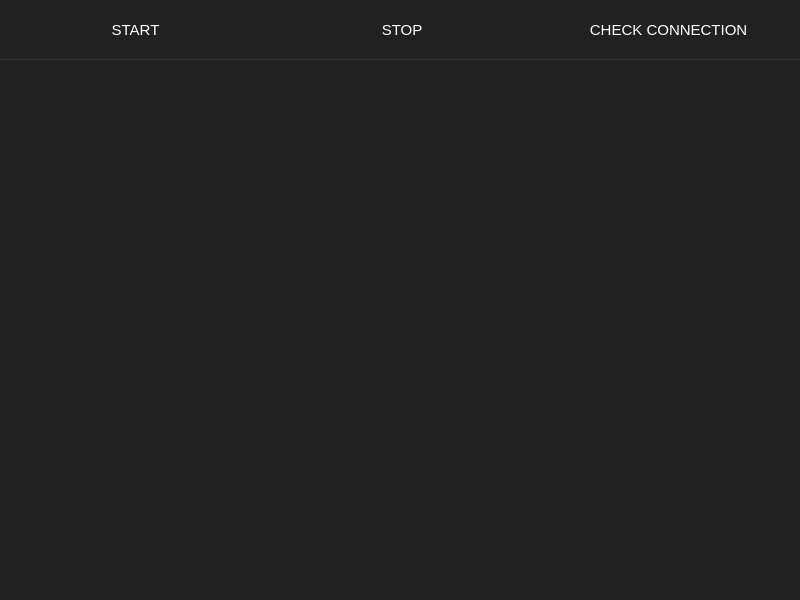
<?xml version="1.0" encoding="UTF-8"?>
<ui version="4.0">
 <class>MainWindow</class>
 <widget class="QMainWindow" name="MainWindow">
  <property name="geometry">
   <rect>
    <x>0</x>
    <y>0</y>
    <width>800</width>
    <height>600</height>
   </rect>
  </property>
  <property name="windowTitle">
   <string>Server</string>
  </property>
  <property name="styleSheet">
   <string notr="true">border: 0;</string>
  </property>
  <widget class="QWidget" name="centralwidget">
   <layout class="QGridLayout" name="gridLayout_2">
    <property name="leftMargin">
     <number>0</number>
    </property>
    <property name="topMargin">
     <number>0</number>
    </property>
    <property name="rightMargin">
     <number>0</number>
    </property>
    <property name="bottomMargin">
     <number>0</number>
    </property>
    <item row="0" column="0">
     <layout class="QGridLayout" name="gridLayout">
      <property name="spacing">
       <number>0</number>
      </property>
      <item row="0" column="0">
       <widget class="QFrame" name="frame">
        <property name="minimumSize">
         <size>
          <width>0</width>
          <height>60</height>
         </size>
        </property>
        <property name="maximumSize">
         <size>
          <width>16777215</width>
          <height>60</height>
         </size>
        </property>
        <property name="styleSheet">
         <string notr="true">#frame {
	border-bottom: 1px solid #333333;
}

QPushButton {
	border: 0;
	background: #212121;
	color: #ffffff;
	/*padding: 25px;*/
	height: 60px;
}

QPushButton:hover{
	background-color: #111111;
}</string>
        </property>
        <property name="frameShape">
         <enum>QFrame::StyledPanel</enum>
        </property>
        <property name="frameShadow">
         <enum>QFrame::Raised</enum>
        </property>
        <layout class="QGridLayout" name="gridLayout_4">
         <property name="leftMargin">
          <number>0</number>
         </property>
         <property name="topMargin">
          <number>0</number>
         </property>
         <property name="rightMargin">
          <number>0</number>
         </property>
         <property name="bottomMargin">
          <number>0</number>
         </property>
         <item row="0" column="0">
          <layout class="QGridLayout" name="gridLayout_3">
           <property name="spacing">
            <number>0</number>
           </property>
           <item row="0" column="1">
            <widget class="QPushButton" name="stop">
             <property name="minimumSize">
              <size>
               <width>0</width>
               <height>0</height>
              </size>
             </property>
             <property name="maximumSize">
              <size>
               <width>16777215</width>
               <height>16777215</height>
              </size>
             </property>
             <property name="font">
              <font>
               <family>Microsoft YaHei UI</family>
               <pointsize>11</pointsize>
              </font>
             </property>
             <property name="cursor">
              <cursorShape>PointingHandCursor</cursorShape>
             </property>
             <property name="text">
              <string> STOP</string>
             </property>
             <property name="icon">
              <iconset resource="images.qrc">
               <normaloff>:/icons/icons/stop-button.png</normaloff>:/icons/icons/stop-button.png</iconset>
             </property>
            </widget>
           </item>
           <item row="0" column="0">
            <widget class="QPushButton" name="start">
             <property name="minimumSize">
              <size>
               <width>0</width>
               <height>0</height>
              </size>
             </property>
             <property name="maximumSize">
              <size>
               <width>16777215</width>
               <height>16777215</height>
              </size>
             </property>
             <property name="font">
              <font>
               <family>Microsoft YaHei UI</family>
               <pointsize>11</pointsize>
              </font>
             </property>
             <property name="cursor">
              <cursorShape>PointingHandCursor</cursorShape>
             </property>
             <property name="styleSheet">
              <string notr="true"/>
             </property>
             <property name="text">
              <string> START</string>
             </property>
             <property name="icon">
              <iconset resource="images.qrc">
               <normaloff>:/icons/icons/power.png</normaloff>:/icons/icons/power.png</iconset>
             </property>
            </widget>
           </item>
           <item row="0" column="2">
            <widget class="QPushButton" name="checkConnection">
             <property name="font">
              <font>
               <family>Microsoft YaHei UI</family>
               <pointsize>11</pointsize>
              </font>
             </property>
             <property name="cursor">
              <cursorShape>PointingHandCursor</cursorShape>
             </property>
             <property name="text">
              <string> CHECK CONNECTION</string>
             </property>
             <property name="icon">
              <iconset resource="images.qrc">
               <normaloff>:/icons/icons/check-mark.png</normaloff>:/icons/icons/check-mark.png</iconset>
             </property>
            </widget>
           </item>
          </layout>
         </item>
        </layout>
       </widget>
      </item>
      <item row="1" column="0">
       <widget class="QFrame" name="frame_2">
        <property name="styleSheet">
         <string notr="true">background: #212121;</string>
        </property>
        <property name="frameShape">
         <enum>QFrame::StyledPanel</enum>
        </property>
        <property name="frameShadow">
         <enum>QFrame::Raised</enum>
        </property>
        <layout class="QGridLayout" name="gridLayout_5">
         <item row="0" column="0">
          <widget class="QFrame" name="frame_3">
           <property name="styleSheet">
            <string notr="true">QTextEdit {
	border: 0;
	background: #212121;
	color: #ffffff;
}</string>
           </property>
           <property name="frameShape">
            <enum>QFrame::StyledPanel</enum>
           </property>
           <property name="frameShadow">
            <enum>QFrame::Raised</enum>
           </property>
           <layout class="QGridLayout" name="gridLayout_6">
            <property name="leftMargin">
             <number>9</number>
            </property>
            <property name="topMargin">
             <number>9</number>
            </property>
            <property name="rightMargin">
             <number>9</number>
            </property>
            <property name="bottomMargin">
             <number>9</number>
            </property>
            <item row="0" column="0">
             <widget class="QTextEdit" name="textEdit">
              <property name="enabled">
               <bool>false</bool>
              </property>
              <property name="font">
               <font>
                <family>Microsoft YaHei UI</family>
                <pointsize>10</pointsize>
               </font>
              </property>
             </widget>
            </item>
           </layout>
          </widget>
         </item>
        </layout>
       </widget>
      </item>
     </layout>
    </item>
   </layout>
  </widget>
  <widget class="QMenuBar" name="menubar">
   <property name="geometry">
    <rect>
     <x>0</x>
     <y>0</y>
     <width>800</width>
     <height>20</height>
    </rect>
   </property>
  </widget>
 </widget>
 <resources>
  <include location="images.qrc"/>
 </resources>
 <connections/>
</ui>
